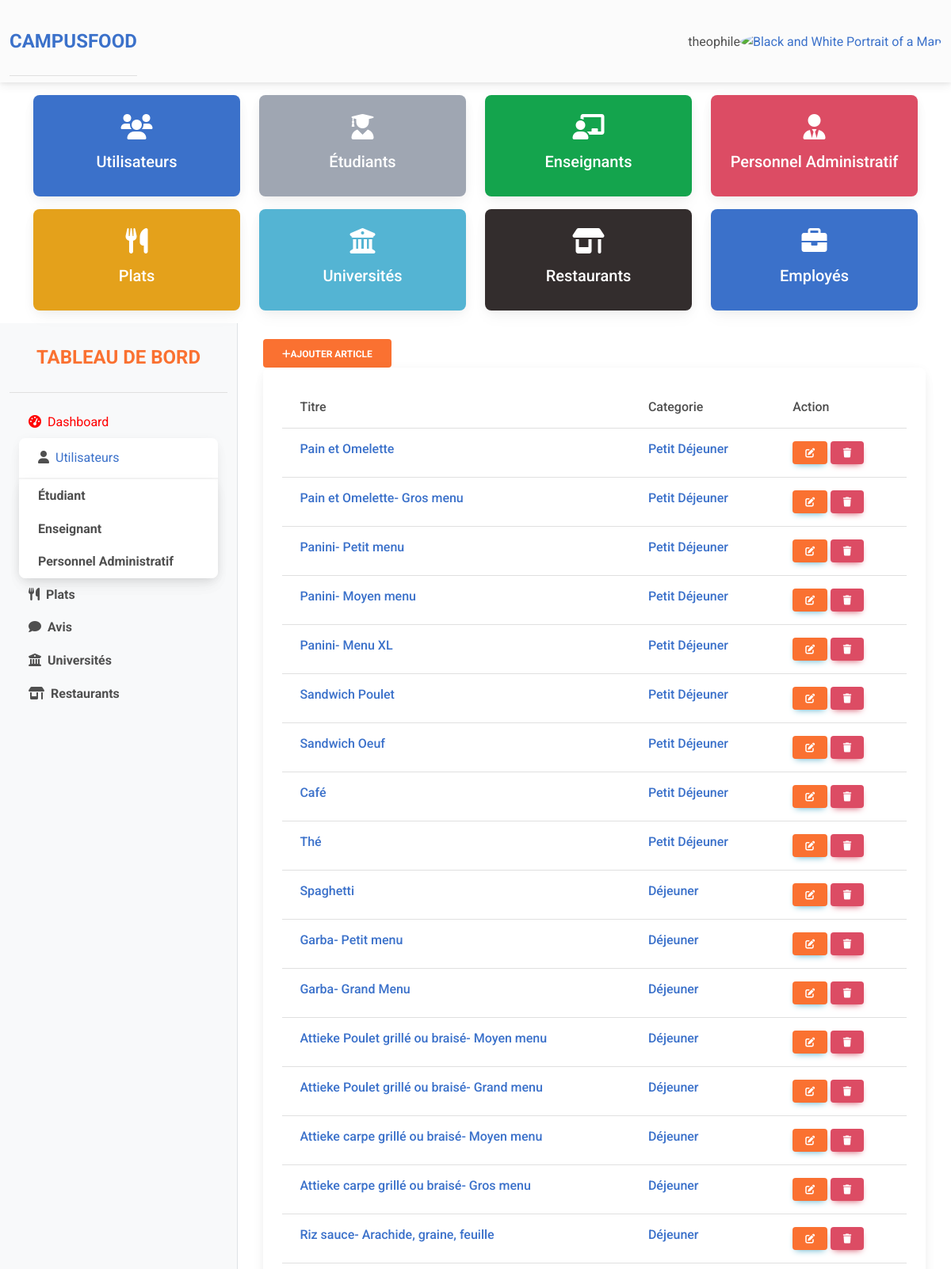
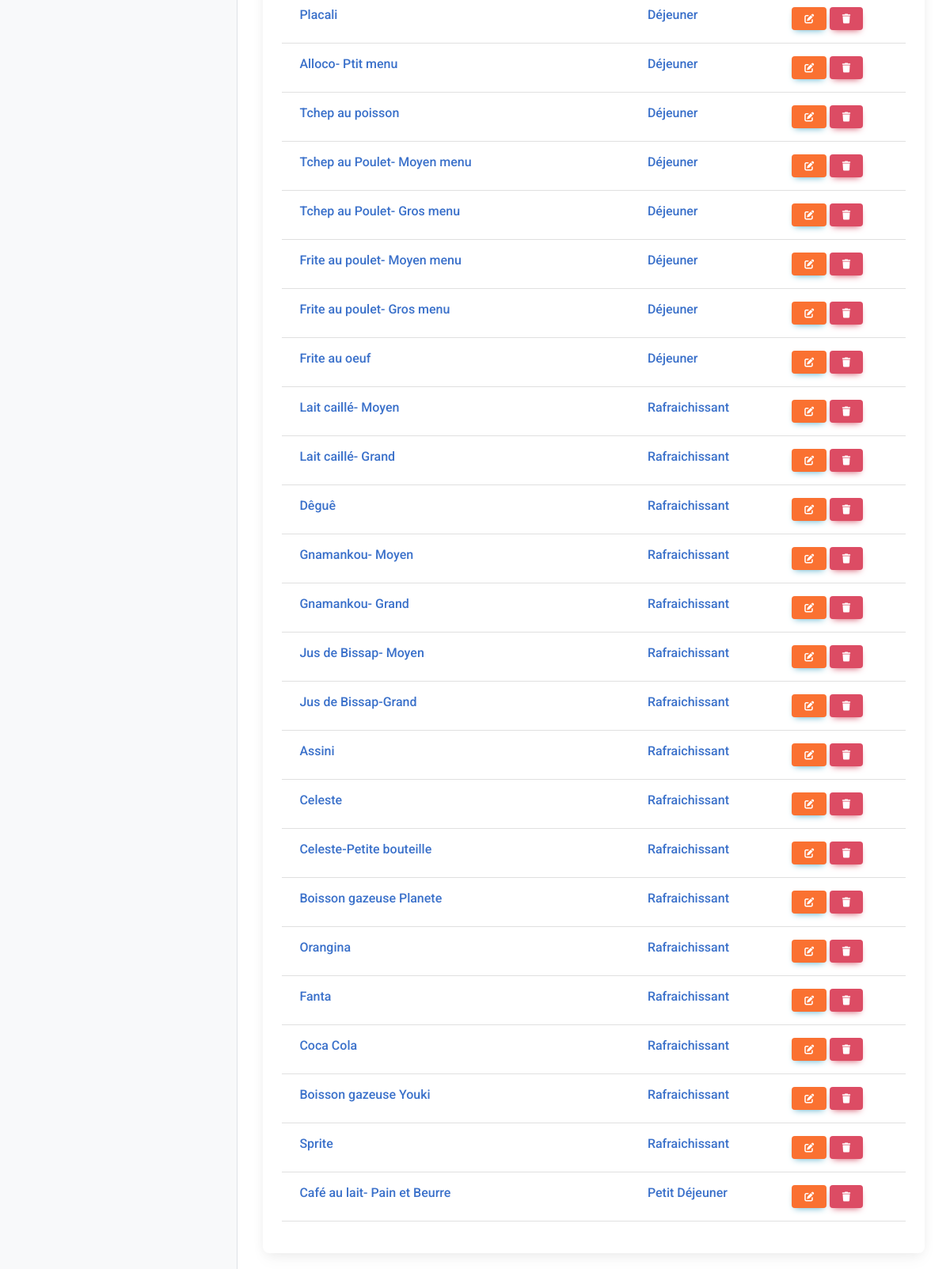
The app's page /my-admin/my-articles (signed in) with its own data (2 pictures, top to bottom).
### cfoodapp/models.py (models this page shows, shortened)
class CustomUser(AbstractUser):
    TYPE_UTILISATEUR_CHOICES = [
        ('etudiant', 'Étudiant'),
        ('professeur', 'Professeur'),
        ('adminpersonnel', 'Personnel administratif'),
    ]
    type_utilisateur = models.CharField(max_length=20, choices=TYPE_UTILISATEUR_CHOICES, default='etudiant')
    numero = models.CharField(max_length=15, blank=True)
    choix_universite = (
        ('UPB', 'Université Polytechnique de Bingerville'),
        ('UIA', 'Institut Universitaire dAbidjan'),
        ('UNA', 'Université Nangui Abrogoua'),
        ('UFHB', 'Université Felix Houphouet Boigny'),
    )
    universite = models.CharField(max_length=255, choices=choix_universite, blank=True)
    groups = models.ManyToManyField(Group, related_name='custom_user_groups')
    user_permissions = models.ManyToManyField(Permission, related_name='custom_user_permissions')

class Plat(models.Model):
    nom = models.CharField(max_length=155)
    description = models.TextField()
    prix = models.FloatField(max_length=8)
    image = models.ImageField()
    date_ajout = models.DateTimeField(auto_now_add=True)
    categorie = models.ForeignKey(Categorie, on_delete=models.CASCADE)
    def __str__(self):
        return f"{self.nom}"

class Categorie(models.Model):
    nom = models.CharField(max_length=50)
    description = models.TextField(max_length=250)
    menu = models.ForeignKey(Menu, on_delete=models.CASCADE)
    def __str__(self):
        return f"{self.nom}"

### admin_app/views.py (the view)
# urls.py: path('my-articles', user_articles, name="my-articles"),
@login_required
def user_articles(request):
    if not request.user.is_superuser:
        return redirect("home")
    list_articles = Plat.objects.all()
    return render(request, "db_objects/my-articles.html", {"list_articles": list_articles})

### admin_app/templates/db_objects/my-articles.html
{% extends "partials/base.html" %}
{% block content %}
<div class="dashboard-content col-lg-9 col-md-8" id="content-wrapper">
    <div class="container">
        <div class="row">
            <div class="col-md-12"><a href="{% url "ajouter-article" %}" class="btn btn-secondary float-right " style="background-color:  rgb(250, 113, 49); color: white; font-weight: bold;"><i class="fas fa-plus"></i>Ajouter article</a></div>
            <div class="col-md-12">
                {% if list_articles %}
                <div class="card">
                    <div class="card-body">
                        <table class="table table-hover">
                            <thead>
                                <tr>
                                    <th class="h6">Titre</th>
                                    <th class="h6">Categorie</th>
                                    <th class="h6">Action</th>
                                </tr>
                            </thead>
                            <tbody>
                                {% for article in list_articles %}
                                <tr>
                                    <td class="h6"><a href="">{{article}}</a></td>
                                    <td class="h6"><a href="">{{article.categorie}}</a></td>
                                    <td>
                                        <a href="{% url "modifier-article"  article.id%}" class="btn btn-info btn-sm" style="background-color:  rgb(250, 113, 49);"><i class="fas fa-edit"></i></a>
                                        <a href="{% url "supprimer-article" article.id%}" class="btn btn-danger  btn-sm"><i class="fas fa-trash"></i></a>
                                    </td>
                                </tr>
                                {% endfor %}
                            </tbody>
                        </table>
                    </div>
                </div>
                {% else %}
                <h3>Vous n aver pas d article</h3>
                {% endif %}
            </div>
        </div>
    </div>
</div>
{% endblock  %}

### admin_app/templates/_navadmin.html (shortened to what this page needs)
<nav class="navbar navbar-expand-lg navbar-light bg-body-tertiary">
    <div class="container-fluid">
      <div class="collapse navbar-collapse" id="navbarSupportedContent">
        <div class="sidebar-heading text-center py-4 primary-text fs-4 fw-bold text-uppercase border-bottom" ><a href="{% url "dashboard" %}">CAMPUSFOOD</a></div>
      </div>
      <div class="d-flex align-items-center">
        {% if user.is_authenticated %}
        <span>{{user.username}}</span>
        {% endif %}
        <div class="dropdown">
          <a
            data-mdb-dropdown-init
            class="dropdown-toggle d-flex align-items-center hidden-arrow"
            href="#"
            id="navbarDropdownMenuAvatar"
            role="button"
            aria-expanded="false"
          >
            <img
              src="https://mdbcdn.b-cdn.net/img/new/avatars/2.webp"
              class="rounded-circle"
              height="25"
              alt="Black and White Portrait of a Man"
              loading="lazy"
            />
          </a>
        </div>
      </div>
    </div>
</nav>
{% if user.is_authenticated %}
<div class="container mt-3">
  <div class="row">
      <div class="col-lg-3 col-md-4">
          <div class="card text-white bg-primary mb-3">
              <div class="card-body text-center">
                  <i class="fas fa-users fa-2x mb-3"></i>
                  <h5 class="card-title">{{ total_users }} Utilisateurs</h5>
              </div>
          </div>
      </div>
      <div class="col-lg-3 col-md-4">
          <div class="card text-white bg-secondary mb-3">
              <div class="card-body text-center">
                  <i class="fas fa-user-graduate fa-2x mb-3"></i>
                  <h5 class="card-title">{{ total_etudiants }} Étudiants</h5>
              </div>
          </div>
      </div>
      <div class="col-lg-3 col-md-4">
          <div class="card text-white bg-success mb-3">
              <div class="card-body text-center">
                  <i class="fas fa-chalkboard-teacher fa-2x mb-3"></i>
                  <h5 class="card-title">{{ total_enseignants }} Enseignants</h5>
              </div>
          </div>
      </div>
      <div class="col-lg-3 col-md-4">
          <div class="card text-white bg-danger mb-3">
              <div class="card-body text-center">
                  <i class="fas fa-user-tie fa-2x mb-3"></i>
                  <h5 class="card-title">{{ total_personnel }} Personnel Administratif</h5>
              </div>
          </div>
      </div>
      <div class="col-lg-3 col-md-4">
          <div class="card text-white bg-warning mb-3">
              <div class="card-body text-center">
                  <i class="fas fa-utensils fa-2x mb-3"></i>
                  <h5 class="card-title">{{ total_plats }} Plats</h5>
              </div>
          </div>
      </div>
      <div class="col-lg-3 col-md-4">
          <div class="card text-white bg-info mb-3">
              <div class="card-body text-center">
                  <i class="fas fa-university fa-2x mb-3"></i>
                  <h5 class="card-title">{{ total_universites }} Universités</h5>
              </div>
          </div>
      </div>
      <div class="col-lg-3 col-md-4">
          <div class="card text-white bg-dark mb-3">
              <div class="card-body text-center">
                  <i class="fas fa-store-alt fa-2x mb-3"></i>
                  <h5 class="card-title">{{ total_restaurants }} Restaurants</h5>
              </div>
          </div>
      </div>
      <div class="col-lg-3 col-md-4">
          <div class="card text-white bg-primary mb-3">
              <div class="card-body text-center">
                  <i class="fas fa-briefcase fa-2x mb-3"></i>
                  <h5 class="card-title">{{ total_employes }} Employés</h5>
              </div>
          </div>
      </div>
  </div>
</div>
{% endif %}

### admin_app/templates/partials/base.html (style rules this page uses)
#content-wrapper { min-height: 100vh; background-color: #fff; }
.dashboard-content { padding: 20px; }
.sidebar-heading { color: rgb(250, 113, 49) }

### records on screen
CustomUser: username "theophile"
Plat: nom "Pain et Omelette", categorie "Petit Déjeuner"
Plat: nom "Pain et Omelette- Gros menu", categorie "Petit Déjeuner"
Plat: nom "Panini- Petit menu", categorie "Petit Déjeuner"
Plat: nom "Panini- Moyen menu", categorie "Petit Déjeuner"
Plat: nom "Panini- Menu XL", categorie "Petit Déjeuner"
Plat: nom "Sandwich Poulet", categorie "Petit Déjeuner"
Plat: nom "Sandwich Oeuf", categorie "Petit Déjeuner"
Plat: nom "Café", categorie "Petit Déjeuner"
Plat: nom "Thé", categorie "Petit Déjeuner"
Plat: nom "Spaghetti", categorie "Déjeuner"
Plat: nom "Garba- Petit menu", categorie "Déjeuner"
Plat: nom "Garba- Grand Menu", categorie "Déjeuner"
Plat: nom "Attieke Poulet grillé ou braisé- Moyen menu", categorie "Déjeuner"
Plat: nom "Attieke Poulet grillé ou braisé- Grand menu", categorie "Déjeuner"
Plat: nom "Attieke carpe grillé ou braisé- Moyen menu", categorie "Déjeuner"
Plat: nom "Attieke carpe grillé ou braisé- Gros menu", categorie "Déjeuner"
Plat: nom "Riz sauce- Arachide, graine, feuille", categorie "Déjeuner"
Plat: nom "Placali", categorie "Déjeuner"
Plat: nom "Alloco- Ptit menu", categorie "Déjeuner"
Plat: nom "Tchep au poisson", categorie "Déjeuner"
Plat: nom "Tchep au Poulet- Moyen menu", categorie "Déjeuner"
Plat: nom "Tchep au Poulet- Gros menu", categorie "Déjeuner"
Plat: nom "Frite au poulet- Moyen menu", categorie "Déjeuner"
Plat: nom "Frite au poulet- Gros menu", categorie "Déjeuner"
Plat: nom "Frite au oeuf", categorie "Déjeuner"
Plat: nom "Lait caillé- Moyen", categorie "Rafraichissant"
Plat: nom "Lait caillé- Grand", categorie "Rafraichissant"
Plat: nom "Dêguê", categorie "Rafraichissant"
Plat: nom "Gnamankou- Moyen", categorie "Rafraichissant"
Plat: nom "Gnamankou- Grand", categorie "Rafraichissant"
Plat: nom "Jus de Bissap- Moyen", categorie "Rafraichissant"
Plat: nom "Jus de Bissap-Grand", categorie "Rafraichissant"
Plat: nom "Assini", categorie "Rafraichissant"
Plat: nom "Celeste", categorie "Rafraichissant"
Plat: nom "Celeste-Petite bouteille", categorie "Rafraichissant"
Plat: nom "Boisson gazeuse Planete", categorie "Rafraichissant"
Plat: nom "Orangina", categorie "Rafraichissant"
Plat: nom "Fanta", categorie "Rafraichissant"
Plat: nom "Coca Cola", categorie "Rafraichissant"
Plat: nom "Boisson gazeuse Youki", categorie "Rafraichissant"
Plat: nom "Sprite", categorie "Rafraichissant"
Plat: nom "Café au lait- Pain et Beurre", categorie "Petit Déjeuner"
